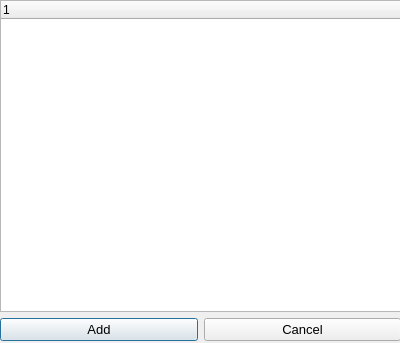
<?xml version="1.0" encoding="UTF-8"?>
<ui version="4.0">
 <class>DlgRouting</class>
 <widget class="QDialog" name="DlgRouting">
  <property name="geometry">
   <rect>
    <x>0</x>
    <y>0</y>
    <width>400</width>
    <height>343</height>
   </rect>
  </property>
  <property name="font">
   <font>
    <pointsize>10</pointsize>
   </font>
  </property>
  <property name="windowTitle">
   <string>DID Routing Table</string>
  </property>
  <widget class="QWidget" name="layoutWidget">
   <property name="geometry">
    <rect>
     <x>0</x>
     <y>0</y>
     <width>401</width>
     <height>341</height>
    </rect>
   </property>
   <layout class="QVBoxLayout" name="verticalLayout">
    <item>
     <widget class="QTreeWidget" name="treeRouting">
      <property name="font">
       <font>
        <pointsize>9</pointsize>
       </font>
      </property>
      <column>
       <property name="text">
        <string notr="true">1</string>
       </property>
      </column>
     </widget>
    </item>
    <item>
     <layout class="QHBoxLayout" name="horizontalLayout">
      <item>
       <widget class="QPushButton" name="pbAdd">
        <property name="font">
         <font>
          <pointsize>10</pointsize>
         </font>
        </property>
        <property name="text">
         <string>Add</string>
        </property>
       </widget>
      </item>
      <item>
       <widget class="QPushButton" name="pbCancel">
        <property name="font">
         <font>
          <pointsize>10</pointsize>
         </font>
        </property>
        <property name="text">
         <string>Cancel</string>
        </property>
       </widget>
      </item>
     </layout>
    </item>
   </layout>
  </widget>
 </widget>
 <resources/>
 <connections/>
</ui>
